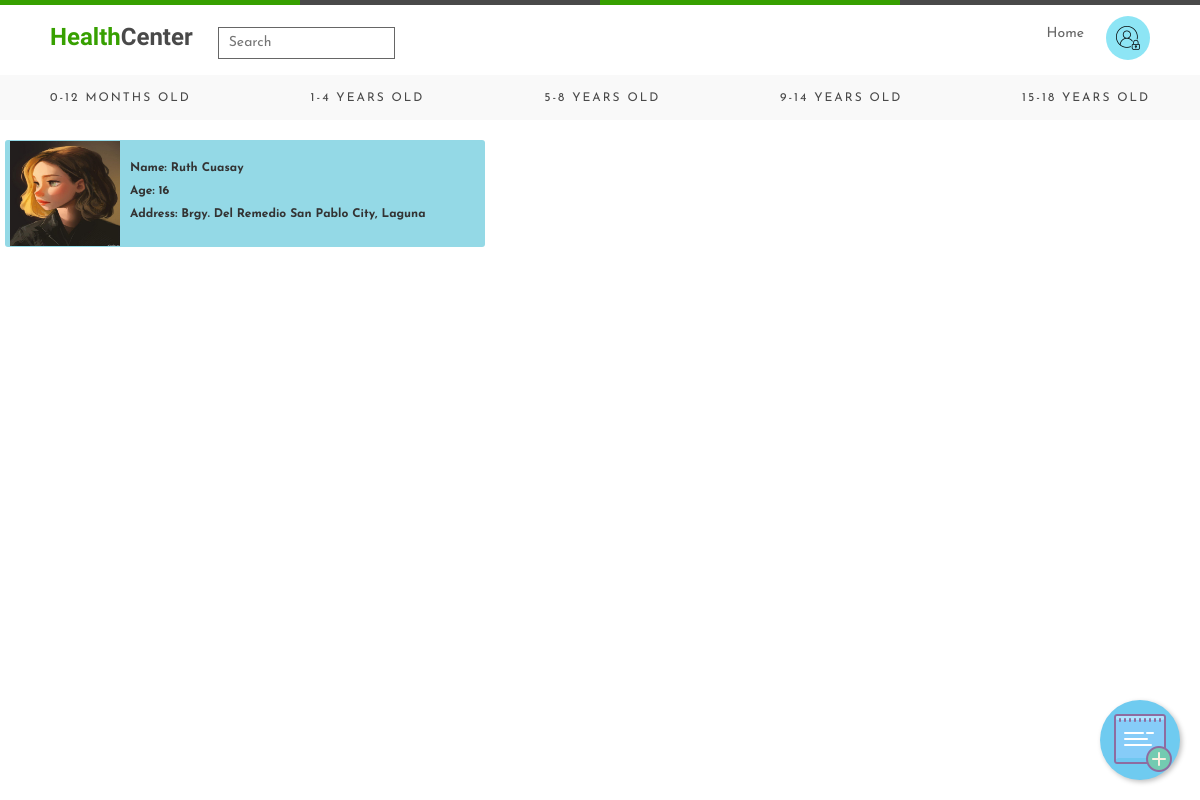
/php/15-18.php, run on the app's committed database.
### tables this page shows
CREATE TABLE IF NOT EXISTS `info` (
  `id` int(11) NOT NULL AUTO_INCREMENT,
  `pic` blob NOT NULL,
  `fname` text NOT NULL,
  `lname` text NOT NULL,
  `age` int(11) NOT NULL,
  `bday` text NOT NULL,
  `gender` text NOT NULL COMMENT 'address',
  `address` text NOT NULL,
  `height` int(11) NOT NULL,
  `weight` int(11) NOT NULL,
  `shot` text NOT NULL,
  `vit` text NOT NULL,
  `meds` text NOT NULL,
  `medhis` text NOT NULL,
  `pfname` text NOT NULL,
  `plname` text NOT NULL,
  `civstatus` text NOT NULL,
  `relate_child` text NOT NULL,
  `guardian_add` text NOT NULL,
  `contact` int(11) NOT NULL,
  PRIMARY KEY (`id`),
  UNIQUE KEY `id` (`id`)
);

### php/15-18.php (the view, shortened to what this page needs)
<?php
$connect = mysqli_connect("localhost", "root", "", "hcenter");
$query = "SELECT * from info where age BETWEEN 15 and 18";
$result = mysqli_query($connect, $query);
?>
<!DOCTYPE html>
<html lang="en">
<head>
    <link rel="stylesheet" href="../css/modal.css">
    <link rel="stylesheet" href="../css/hompage.css">
    <link rel="stylesheet" href="https://maxcdn.bootstrapcdn.com/bootstrap/3.3.6/css/bootstrap.min.css" />
</head>
<div class="wrapper">
    <div class="multi_color_border"></div>
    <div class="top_nav">
        <div class="left">
            <div class="logo">
                <p><span>Health</span>Center</p>
            </div>
            <div class="search_bar">
                <input type="text" placeholder="Search">
            </div>
        </div>
        <div class="right">
            <ul>
                <li><a href="home.php">Home</a></li>
                <div class="login">
                    <button class="dropbtn"><img src="../images/admin.png"></button>
                </div>
            </ul>
        </div>
    </div>
    <div class="bottom_nav">
        <ul>
            <li><a href="0-12.php">0-12 Months Old</a></li>
            <li><a href="1-4.php">1-4 Years Old</a></li>
            <li><a href="5-8.php">5-8 Years Old</a></li>
            <li><a href="9-14.php">9-14 Years Old</a></li>
            <li><a href="15-18.php">15-18 Years Old</a></li>
        </ul>
    </div>
    <a href="form.php" class="material-icon floating-btn"><img src="../images/add.png"></a>
</div>
<?php
while ($row = mysqli_fetch_array($result)) {
?>
    <br>
    <div class="design clearfix  btn-xs view_data" id="<?php echo $row["id"]; ?>">
        <?php echo "<img src='../images/" . $row["pic"] . "' alt='Image' height=105 width=110>"; ?>
        <br> <label>Name: <?php echo $row["fname"]; ?> <?php echo $row["lname"]; ?> </label>
        <label>Age: <?php echo $row["age"]; ?></label>
        <label>Address: <?php echo $row["address"]; ?></label>
    </div>
<?php
}
?>
</html>

### css/modal.css (style rules this page uses)
:root { --modal-duration: 1s; --modal-color: #63abeb; }
p { margin-top: 5px; }

### css/hompage.css (style rules this page uses)
* { margin: 0; padding: 0; -webkit-box-sizing: border-box; box-sizing: border-box; list-style: none; text-decoration: none; font-family: "Josefin Sans", sans-serif; }
.wrapper .multi_color_border { width: 100%; height: 5px; background: linear-gradient(to right, #37a000 0% , #37a000 25%, #494949 25%, #494949 50%, #37a000 50%, #37a000 75%, #494949 75%, #494949 100%); }
.wrapper .top_nav { margin-top: 5px; width: 100%; height: 65px; background: #fff; padding: 0 50px; display: flex; justify-content: space-between; align-items: center; }
.wrapper .top_nav .left { display: flex; align-items: center; }
.wrapper .top_nav .left .logo p { font-size: 24px; font-weight: bold; color: #494949; font-family: "Mountains of Christmas", cursive; margin-right: 25px; }
.wrapper .top_nav .left .logo p span { color: #37a000; font-family: "Mountains of Christmas", cursive; }
.wrapper .top_nav .left .search_bar input[type="text"] { border: 1px solid #666666; padding: 5px 10px; outline: none; transition: all 0.5s linear; }
.wrapper .top_nav .right ul { display: flex; }
.wrapper .top_nav .right ul li { margin: 0 12px; }
.wrapper .top_nav .right ul li a { display: block; padding: 8px 10px; color: #666666; }
.wrapper .bottom_nav { width: 100%; background: #f9f9f9; height: 45px; padding: 0 50px; }
.wrapper .bottom_nav ul { width: 100%; height: 45px; display: flex; justify-content: space-between; align-items: center; }
.wrapper .bottom_nav ul li a { color: #494949; letter-spacing: 2px; text-transform: uppercase; font-size: 12px; }
.floating-btn { width: 80px; height: 80px; background: rgb(111, 203, 240); display: flex; text-decoration: none; align-items: center; justify-content: center; border-radius: 50%; color: #fff; font-size: 40px; box-shadow: 2px 2px 5px rgba(0, 0, 0, 0.25); position: fixed; right: 20px; bottom: 20px; transition: background 0.25s; border: none; cursor: pointer; }
.dropbtn { background-color: #8de5f5; padding: 10px; font-size: 16px; border-radius: 50%; border: none; }
.login { position: relative; display: inline-block; }
.design { background-color: #94d9e6; padding: 3em; margin-left: 5px; border-radius: 3ems; width: 40%; height: 10%; cursor: pointer; }
.design img { float: left; margin-right: 10px; }
.design label, address { margin-bottom: 5px; display: block; }
.clearfix { content: ""; display: table; clear: both; }

### data on the page
info: pic (picture), fname "Ruth", lname "Cuasay", age "16", address "Brgy. Del Remedio San Pablo City, Laguna"
